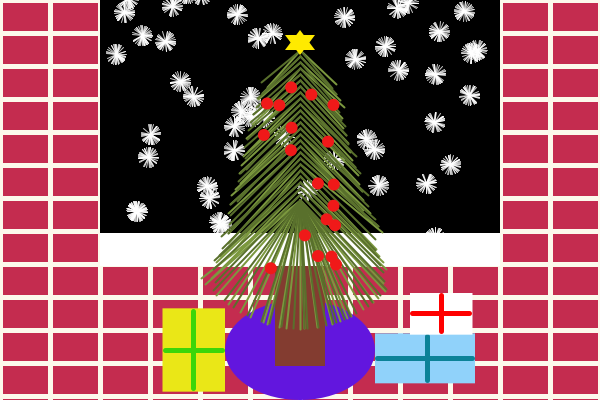
Frame 1 (no input)
Frame 60 (the mouse pressed at the canvas centre just before this capture): identical to frame 1, image omitted
Frame 120 (the mouse held since frame 60 and released just before this capture): identical to frame 1, image omitted

The Processing sketch that drew this single still picture (run headless with seeded random() and noise(); from frame 60 on, the mouse is pressed at the canvas centre):

// Processing sketch: ASIM_1300
// ── ASIM_1300.pde
// variables for the bricks
float xStart = 0.0;
float yStart = 0.0;
float xEnd = 0.0;
float yEnd = 0.0;

// variables for the trees
float xBranchStart = 0.0; 
float yBranchStart = 0.0;
float xBranchEnd = 50.0; // actual length is randomized within a range
float yBranchEnd = 0.0;
float leftRotation = 3*PI/4;
float rightRotation = PI/4;
float rotation = PI/40; // actual rotation is randomized within a range

// variables for the ornaments
float[] xCenter;
float[] yCenter;
float circleWidth = 12.0;
float circleHeight = 12.0;
int numberOfOrnaments;

// variables for the snowflakes
float xSnowflakeStart = 0.0; 
float ySnowflakeStart = 0.0;
float xSnowflakeEnd = 10.0;
float ySnowflakeEnd = 0.0;
float rotate1 = degrees(3*PI/4);
float rotate2 = degrees(PI/4);

void setup() {
  size(600,400);
  background(0,0,0);
  
  // outside scenery
  bricks();
  outside();
  snow();
  for (int i = 0; i < 50; i++) {
    snowflake();
  }
  
  // inside scenery
  rug();
  trunk();
  lightTree();
  darkTree();
  star();
  bluePresent();
  yellowPresent();
  whitePresent();
  
  numberOfOrnaments = int(random(15, 25));
  xCenter = new float[numberOfOrnaments];
  for (int i = 0; i < numberOfOrnaments; i++) {
    xCenter[i] = random(-40.0, 40.0);
  }
  yCenter = new float[numberOfOrnaments];
  for (int i = 0; i < numberOfOrnaments; i++) {
    yCenter[i] = random(-115.0, 90.0);
  }
  
  ornaments(xCenter, yCenter);
}
// ================================================================
void draw() {
//bricks();
//textSize(10);
//fill(0,0,255);
//text(pmouseX, 20, 370);
//text(pmouseY, 20, 385);
}

// ── Inside_Scenery.pde
void bricks() {
  pushMatrix();
    fill(#C42C4F); // plum-like
    rect(0,0, width, height);
    
    stroke(#FCF9EB); // beige color
    strokeWeight(5);
    
    for (int i = 0; i < 13; i++) { // verticle lines
        yEnd = height;
        xEnd = xStart;
        line (xStart, yStart, xEnd, yEnd);
        xStart += width/12;
     }
      
     xStart = 0.0;
     yStart = 0.0;
     for (int i = 0; i < 13; i++) { // horizontal lines
        yEnd = yStart;
        xEnd = width;
        line(xStart, yStart, xEnd, yEnd);
        yStart += height/12;
      }
  popMatrix();
}

// ============================================================
void lightTree() { // code used from darkTree()
   pushMatrix();
    stroke(123, 152, 62); // light pine needle green
    strokeWeight(2);
    translate(width/2, 50.0);
      for (int i = 0; i < 50; i++) { // needles point to the left   
        yBranchEnd = random(yBranchEnd-=5.0, yBranchEnd=+5.0);
        if (i%2==0) {
          pushMatrix();
            rotate(leftRotation);
              line(xBranchStart, yBranchStart, xBranchEnd, yBranchEnd);
          popMatrix();
        }
        
        if (i%2!=0) { // needles point to the right
          pushMatrix();
            rotate(rightRotation);
              line(xBranchStart, yBranchStart, xBranchEnd, yBranchEnd);
          popMatrix();
          
          // changes apply after each pair
          xBranchEnd+=3.0; // branches gradually get longer towards the bottom
          translate(0,6);
        }
      }   
      
      // for the curved branches at the bottom
      pushMatrix();
      rotate(PI/4);
        for (int i = 0; i < 21; i++) {
            line(xBranchStart, yBranchStart, xBranchEnd, yBranchEnd);
            rotate(random(rotation-radians(3), rotation+radians(3)));
              if (i < 10) { // branches lengthen from right to middle
                xBranchEnd+= random(0.1,0.7);
              }
              if (i > 10) { // branches shortern from middle to left
                xBranchEnd-= random(0.1,0.7);
              }         
        }
      popMatrix();
  popMatrix();
}

void darkTree() {
  xBranchEnd = 50.0;
  pushMatrix();
    stroke(89, 112, 44); // dark pine needle green
    strokeWeight(2);
    translate(width/2, 50.0);
      for (int i = 0; i < 50; i++) { // needles point to the left   
        yBranchEnd = random(yBranchEnd-=5.0, yBranchEnd=+5.0);
        if (i%2==0) {
          pushMatrix();
            rotate(leftRotation);
              line(xBranchStart, yBranchStart, xBranchEnd, yBranchEnd);
          popMatrix();
        }
        
        if (i%2!=0) { // needles point to the right
          pushMatrix();
            rotate(rightRotation);
              line(xBranchStart, yBranchStart, xBranchEnd, yBranchEnd);
          popMatrix();
          
          // changes apply after each pair
          xBranchEnd+=3.0; // branches gradually get longer towards the bottom
          translate(0,6);
        }
      }   
      
      // for the curved branches at the bottom
      pushMatrix();
      rotate(PI/4);
        for (int i = 0; i < 21; i++) {
            line(xBranchStart, yBranchStart, xBranchEnd, yBranchEnd);
            rotate(random(rotation-radians(3), rotation+radians(3)));
              if (i < 10) { // branches lengthen from right to middle
                xBranchEnd+= random(0.1,0.7);
              }
              if (i > 10) { // branches shortern from middle to left
                xBranchEnd-= random(0.1,0.7);
              }         
        }
      popMatrix();
  popMatrix();
} 

void trunk() {
  pushMatrix();
    translate(width/2, 2*height/3);
      fill(#833C30); // brown 
      noStroke();
      rect(-25.0,0.0, width/12,height/4);
  popMatrix();
    
  // spine
  //pushMatrix();
  //  translate(width/2, 50.0);
  //  stroke(#833C30); // brown 
  //  strokeWeight(5.0);
  //  line(0.0,0.0, 0.0, 270.0);
  //popMatrix();
  
}
// ================================================================
void rug() {
  pushMatrix();
    translate(width/2, 350); // center-ish of truck
    fill(#6216DE); // purple 
    noStroke();
    ellipse(0,0, 150.0, 100.0);
  popMatrix();
}
// ================================================================
void ornaments(float xCenter[], float yCenter[]) {
  pushMatrix();
    ellipseMode(CENTER);
    noStroke();
    translate(width/2, height/2); // middle of trees
      for (int i = 0; i < numberOfOrnaments; i++) {
        fill(240, 25, 25);
        ellipse(xCenter[i], yCenter[i], circleWidth, circleHeight);
      }
  popMatrix();
}

void star() {
  pushMatrix();
    translate(width/2, 50.0); // location of trees
      fill(#FFEA00); // golden
      noStroke();
      triangle(0,5, 15,-15, -15,-15); 
      pushMatrix();
        rotate(PI);
          triangle(0,20, 15,0, -15,0);
      popMatrix();
  popMatrix();
}
// ================================================================
void bluePresent() {
  fill(#90D2FA); // lighter blue
  noStroke();
  rect(7.5*width/12,10.0*height/12, 2.0*width/12,1.5*height/12);
  stroke(#0B8298); // blue
  strokeWeight(5);
  // horizontal line
  line(7.5*width/12+2.9,10.75*height/12, 9.5*width/12-3.0,10.75*height/12);
  // vertical line
  line(8.5*width/12+2.9,10.0*height/12+3.0, 8.5*width/12+2.9,11.5*height/12-3.0);     
}

void yellowPresent() {
  pushMatrix();
    translate(3.25*width/12,9.25*height/12); 
      fill(234,231,027); // yellow
      noStroke();
      rect(0.0,0.0, 1.25*width/12,2.5*height/12);
      stroke(#3BD609); // light green
      strokeWeight(5);
      // horizontal line
      line(2.9,1.25*height/12, 1.25*width/12-3.0,1.25*height/12);
      // vertical line
      line(0.625*width/12,2.8, 0.625*width/12,2.5*height/12-3.0);     
  popMatrix();
}

void whitePresent() {
  pushMatrix();
    translate(410.0,293.0); // on top of blue present
      fill(255,255,255);
      noStroke();
      rect(0.0,0.0, 1.25*width/12,1.25*height/12);
      stroke(255,0,0);
      strokeWeight(5);
      // horizontal line
      line(2.9,0.625*height/12, 1.25*width/12-2.9,0.625*height/12);
      // vertical line
      line(0.625*width/12,2.8, 0.625*width/12,1.25*height/12-3.0);
  popMatrix();
}
// ================================================================
void stocking() {
  beginShape();
  
  endShape();
}

// ── Outside_Scenery.pde
void outside() {
    noStroke();
    fill(0,0,0); // the outside night color
    rect(width/6, 0, 2*width/3, 2*height/3);
}
// ================================================================
void snow() {
  fill(#FFFFFF);
  rect(width/3-100, height/3+100, 2*width/3, height/3-100); // width of window
}
// ================================================================
void snowflake() { // code reused from a bug with the tree needles
pushMatrix();
  stroke(255,255,255, 200);
  strokeWeight(1);
  translate(random(110,5*width/6-10), random(0,2*height/3)-10); // window frame
    for (int i = 0; i < 50; i++) {     
      if (i%2==0) {
        pushMatrix();
          rotate(rotate1);
            line(xSnowflakeStart, ySnowflakeStart, xSnowflakeEnd, ySnowflakeEnd);
        popMatrix();
        rotate(rotate1--);
      }
      
      if (i%2!=0){
        pushMatrix();
          rotate(rotate2);
            line(xSnowflakeStart, ySnowflakeStart, xSnowflakeEnd, ySnowflakeEnd);
        popMatrix();
       
        rotate(rotate2--);
      }
    }   
popMatrix();
}
// ================================================================
void plane() {}
